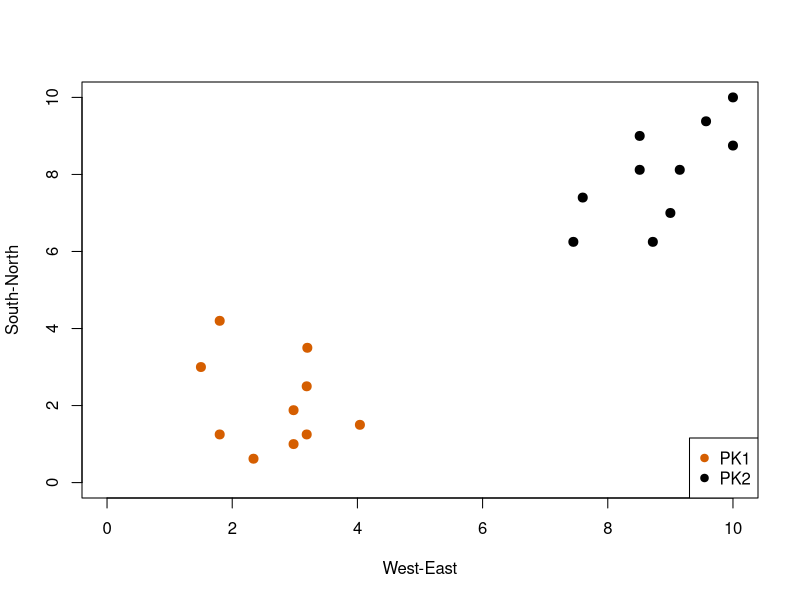
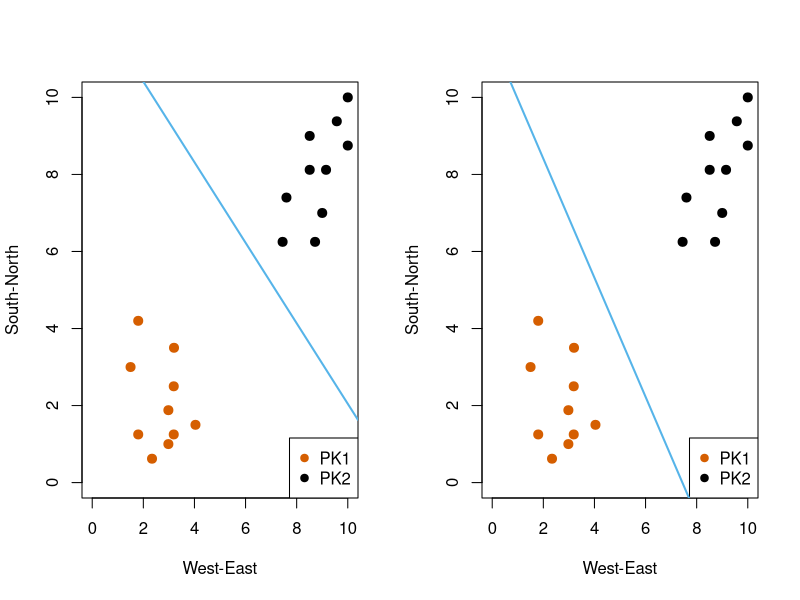
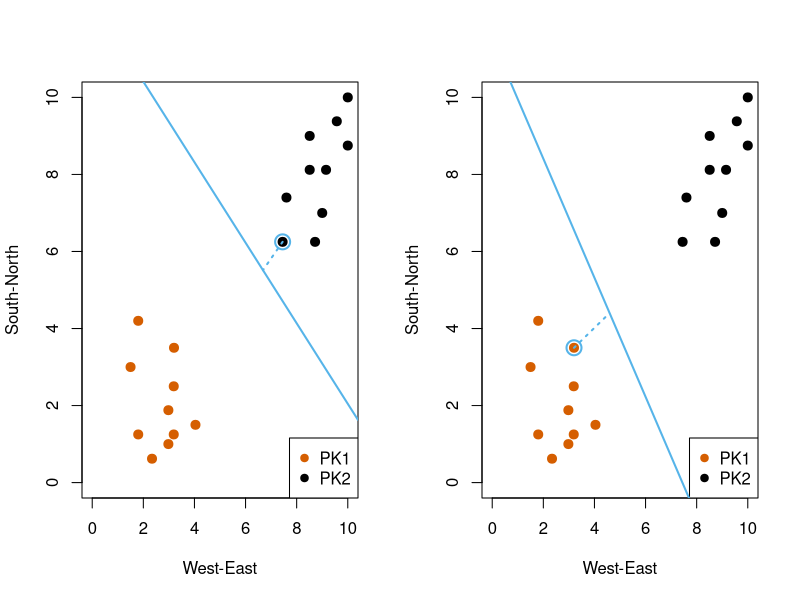

Recreate these plots in R, in order.
# R code to create figures in the paper "Active-Learning Class Activities and Shiny Applications for Teaching Support Vector Classifier"
# this is the file to create related figures for the PK dataset, for the admission dataset, see a different file. 
rm(list = ls()) #remove other preloaded datasets and environment

library(e1071)  #load the package for svm function
PKdata <- read.csv("PKdata.csv") #load the dataset 
attach(PKdata) #attach the dataset

## Figure 3.1 Display of a preschool data set where the feature space is linearly separable
## Also Figure 1 in the Class Activity Worksheet 
plot(PKdata[Class=="PK1",-3],pch=19,col="#D55E00",cex=1.2,xlim=c(0,10),ylim=c(0,10),xlab="West-East",ylab="South-North")
points(PKdata[Class=="PK2",-3],pch=19,col="#000000",cex=1.2) #add points in a different class 
legend("bottomright",paste(c("PK1","PK2")),pch=19, col=c("#D55E00","#000000"),cex=1)

## Figure 3.2 Two candidate separating lines (in blue) given the preschool data set
## Also Figure 2 in the Class Activity Worksheet
# fit the maximum margin classifier to the PK data 
svm.fit <- svm(as.factor(Class)~.,data=PKdata,type="C-classification",kernel="linear",scale=FALSE,cost=1000) 
cf <- coef(svm.fit)
c0 <- -cf[1]/cf[3] #intercept of the classifier to be added to the feature space scatterplot
c1 <- -cf[2]/cf[3] #slope of the classifier to be added to the feature space scatterplot

par(mfrow=c(1,2))
plot(PKdata[Class=="PK1",-3],pch=19,col="#D55E00",cex=1.2,xlim=c(0,10),ylim=c(0,10),xlab="West-East",ylab="South-North")
points(PKdata[Class=="PK2",-3],pch=19,col="#000000",cex=1.2)
legend("bottomright",paste(c("PK1","PK2")),pch=19, col=c("#D55E00","#000000"),cex=1)
abline(12.5,c1+0.5,col="#56B4E9",lwd=2) #add a line which separates the two classes

plot(PKdata[Class=="PK1",-3],pch=19,col="#D55E00",cex=1.2,xlim=c(0,10),ylim=c(0,10),xlab="West-East",ylab="South-North")
points(PKdata[Class=="PK2",-3],pch=19,col="#000000",cex=1.2)
legend("bottomright",paste(c("PK1","PK2")),pch=19, col=c("#D55E00","#000000"),cex=1)
abline(11.5,c1,col="#56B4E9",lwd=2) #add a different line which separates the two classes

## Figure 3 in the Class Activity Solutions
# first find a function to find endpoint for a perpendicular segment 
# from the point (x0,y0) to the line with intercept a and slope b
perp.segment.coord <- function(x0, y0, a, b){
  x1 <- (x0+b*y0-a*b)/(1+b^2)
  y1 <- a + b*x1
  list(x0=x0, y0=y0, x1=x1, y1=y1)
}

par(mfrow=c(1,2))
plot(PKdata[Class=="PK1",-3],pch=19,col="#D55E00",cex=1.2,xlim=c(0,10),ylim=c(0,10),xlab="West-East",ylab="South-North")
points(PKdata[Class=="PK2",-3],pch=19,col="#000000",cex=1.2)
legend("bottomright",paste(c("PK1","PK2")),pch=19, col=c("#D55E00","#000000"),cex=1)
abline(12.5,c1+0.5,col="#56B4E9",lwd=2) # add the seperation line
set1 <- perp.segment.coord(svm.fit$SV[2,1],svm.fit$SV[2,2],12.5,c1+0.5) # add a segment from the support vector to the separation line
segments(set1$x0, set1$y0, set1$x1, set1$y1, col="#56B4E9", lty=3, lwd=2)
points(7.45,6.25,cex=2,col="#56B4E9",lwd=2,pch=1)

plot(PKdata[Class=="PK1",-3],pch=19,col="#D55E00",cex=1.2,xlim=c(0,10),ylim=c(0,10),xlab="West-East",ylab="South-North")
points(PKdata[Class=="PK2",-3],pch=19,col="#000000",cex=1.2)
legend("bottomright",paste(c("PK1","PK2")),pch=19, col=c("#D55E00","#000000"),cex=1)
abline(11.5,c1,col="#56B4E9",lwd=2) # add a different seperation line
set2 <- perp.segment.coord(3.2,3.5,11.5,c1) # add a segment from the support vector to the separation line
segments(set2$x0, set2$y0, set2$x1, set2$y1, col="#56B4E9", lty=3, lwd=2)
points(3.2,3.5,cex=2,col="#56B4E9",lwd=2,pch=1)
